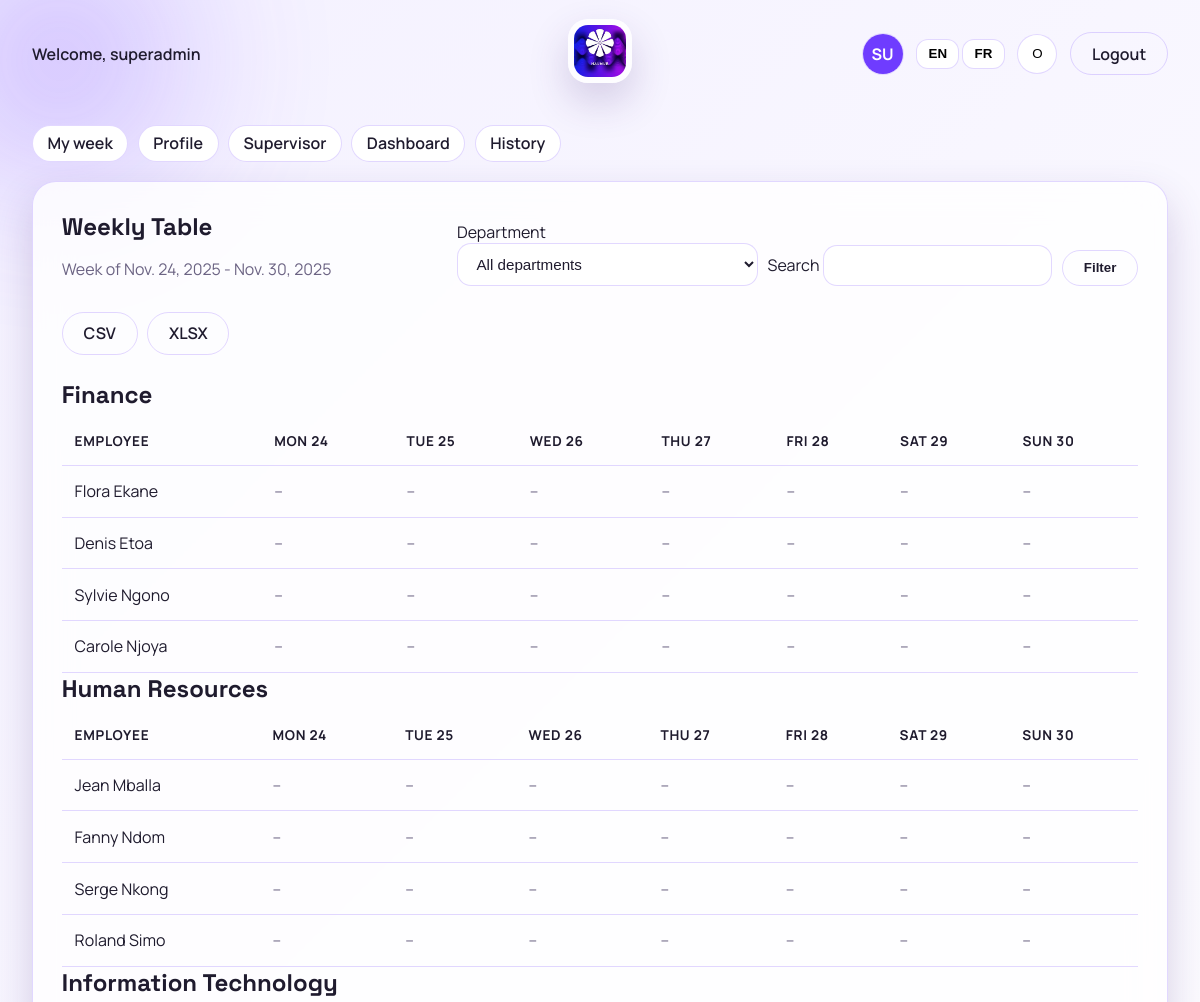
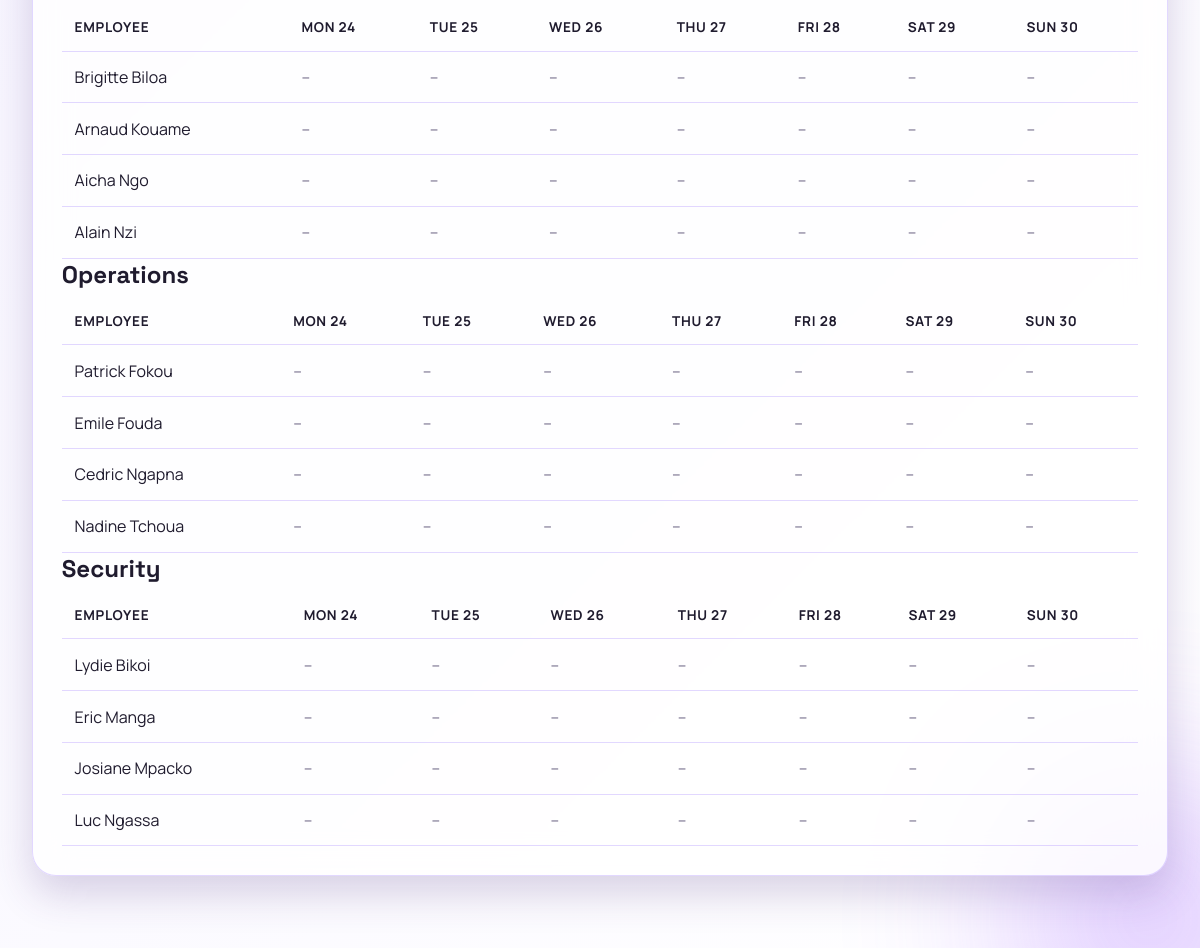
Screenshot of /history/week/2025-11-24/ (signed in) with the database file from the repository (2 pictures, top to bottom).
### attendance/models.py (models this page shows, shortened)
class User(AbstractUser):
    class Roles(models.TextChoices):
        ADMIN = "admin", _("Admin")
        SUPERVISOR = "supervisor", _("Supervisor")
        EMPLOYEE = "employee", _("Employee")
    role = models.CharField(
        max_length=20, choices=Roles.choices, default=Roles.EMPLOYEE
    )
    department = models.ForeignKey(
        Department, on_delete=models.SET_NULL, null=True, blank=True
    )
    is_intern = models.BooleanField(default=False)
    start_date = models.DateField(default=timezone.localdate)
    profile_image = models.ImageField(upload_to="profiles/", null=True, blank=True)
    @property
    def is_admin(self) -> bool:
        return self.is_superuser or self.role == self.Roles.ADMIN
    @property
    def is_supervisor(self) -> bool:
        return self.is_superuser or self.role == self.Roles.SUPERVISOR
    def initials(self) -> str:
        full_name = f"{self.first_name} {self.last_name}".strip()
        parts = [part for part in full_name.split() if part]
        if len(parts) >= 2:
            return f"{parts[0][0]}{parts[1][0]}".upper()
        if len(parts) == 1:
            return parts[0][:2].upper()
        return (self.username or "U")[:2].upper()
    def avatar_color(self) -> str:
        palette = [
            "#6F3CFF",
            "#9C5BFF",
            "#F05CFF",
            "#24B47E",
            "#FF7A59",
            "#1F8EFA",
            "#F2C94C",
            "#5E60CE",
        ]
        seed = f"{self.username}{self.first_name}{self.last_name}"
        total = sum(ord(char) for char in seed) if seed else 0
        return palette[total % len(palette)]

class Department(models.Model):
    code = models.CharField(max_length=10, unique=True)
    name = models.CharField(max_length=100)
    is_active = models.BooleanField(default=True)
    created_at = models.DateTimeField(auto_now_add=True)
    class Meta:
        ordering = ["name"]

### attendance/views.py (the view)
# urls.py: path("history/week/<str:week_start>/", views.history_week, name="history_week"),
@login_required
def history_week(request, week_start: str):
    user = request.user
    if not (user.is_admin or user.is_supervisor):
        return HttpResponseForbidden(_("Access denied."))
    week_start_date = parse_date(week_start)
    if not week_start_date:
        return HttpResponse(_("Invalid week start."), status=400)
    department_id = request.GET.get("department")
    search = request.GET.get("search")
    week_days, dept_tables = _build_week_matrix(
        week_start_date,
        department_id=department_id,
        search=search,
        include_inactive=True,
    )
    departments = Department.objects.all()
    context = {
        "week_start": week_start_date,
        "week_end": week_start_date + timedelta(days=6),
        "week_days": week_days,
        "dept_tables": dept_tables,
        "departments": departments,
        "search": search or "",
        "selected_department": department_id or "",
    }
    return render(request, "history_week.html", context)

### attendance/utils.py (called while the page is built)
def get_week_days(week_start: date) -> list[date]:
    return [week_start + timedelta(days=offset) for offset in range(7)]

def parse_date(value: Optional[str]) -> Optional[date]:
    if not value:
        return None
    try:
        return date.fromisoformat(value)
    except ValueError:
        return None

def get_client_ip(request) -> str:
    forwarded = request.META.get("HTTP_X_FORWARDED_FOR")
    if forwarded:
        return forwarded.split(",")[0].strip()
    return request.META.get("REMOTE_ADDR", "")

### templates/history_week.html (shortened to what this page needs)
{% extends "base.html" %}
{% load i18n %}
{% block content %}
  <section class="card">
    <div class="card-header">
      <div>
        <h1>{% trans "Weekly Table" %}</h1>
        <p class="muted">{% trans "Week of" %} {{ week_start }} - {{ week_end }}</p>
      </div>
      <form class="filter-form" method="get">
        <label>
          {% trans "Department" %}
          <select class="input" name="department">
            <option value="">{% trans "All departments" %}</option>
          </select>
        </label>
        <label>
          {% trans "Search" %}
          <input class="input" type="text" name="search" value="{{ search }}" />
        </label>
        <button class="btn btn-outline" type="submit">{% trans "Filter" %}</button>
      </form>
      <div class="header-actions">
        <a class="btn btn-outline" href="{% url 'history_export' week_start|date:'Y-m-d' 'csv' %}">CSV</a>
        <a class="btn btn-outline" href="{% url 'history_export' week_start|date:'Y-m-d' 'xlsx' %}">XLSX</a>
      </div>
    </div>
    {% for table in dept_tables %}
      <h2>{{ table.label }}</h2>
      <div class="table-wrap">
        <table class="data-table table-wide">
          <thead>
            <tr>
              <th>{% trans "Employee" %}</th>
              {% for day in week_days %}
                <th>{{ day|date:"D d" }}</th>
              {% endfor %}
            </tr>
          </thead>
          <tbody>
            {% for row in table.rows %}
              <tr>
                <td>{{ row.employee.get_full_name|default:row.employee.username }}</td>
                {% for cell in row.cells %}
                  <td>
                    {% if cell.arrival or cell.departure %}
                      <div class="day-cell">
                        <span class="time-range">
                          {% if cell.arrival %}{{ cell.arrival|time:"H:i" }}{% else %}--:--{% endif %}
                          -
                          {% if cell.departure %}{{ cell.departure|time:"H:i" }}{% else %}--:--{% endif %}
                        </span>
                        {% if cell.is_verified %}
                          <span class="badge success">{% trans "Verified" %}</span>
                        {% else %}
                          <span class="badge">{% trans "Pending" %}</span>
                        {% endif %}
                      </div>
                    {% else %}
                      <span class="row-muted">--</span>
                    {% endif %}
                  </td>
                {% endfor %}
              </tr>
            {% empty %}
              <tr>
                <td colspan="{{ week_days|length|add:1 }}" class="row-muted">{% trans "No employees found." %}</td>
              </tr>
            {% endfor %}
          </tbody>
        </table>
      </div>
    {% endfor %}
  </section>
{% endblock %}

### templates/base.html (shortened to what this page needs)
{% load static i18n %}
<!DOCTYPE html>
<html lang="{{ LANGUAGE_CODE }}" data-theme="light">
  <head>
    <link rel="stylesheet" href="{% static 'css/styles.css' %}" />
    <link
      rel="stylesheet"
      href="https://cdnjs.cloudflare.com/ajax/libs/font-awesome/6.5.1/css/all.min.css"
    />
  </head>
  <body>
    <div class="bg-orb orb-1"></div>
    <div class="bg-orb orb-2"></div>
    <header class="topbar">
      <div class="nav-left">
        {% if user.is_authenticated %}
          <div class="welcome">
            {% trans "Welcome" %}, {{ user.get_full_name|default:user.username }}
          </div>
        {% else %}
          <div class="welcome">{% trans "Welcome" %}</div>
        {% endif %}
      </div>
      <div class="nav-center">
        <img class="logo" src="{% static 'logo.jpg' %}" alt="Naumur logo" />
      </div>
      <div class="nav-right">
        {% if user.is_authenticated %}
          <a class="avatar-link" href="{% url 'profile' %}">
            {% if user.profile_image %}
              <img class="avatar-img" src="{{ user.profile_image.url }}" alt="{{ user.get_full_name|default:user.username }}" />
            {% else %}
              <span class="avatar-fallback" style="background: {{ user.avatar_color }};">
                {{ user.initials }}
              </span>
            {% endif %}
          </a>
        {% endif %}
        <form class="lang-switch" action="{% url 'set_language' %}" method="post">
          <button type="submit" name="language" value="en">EN</button>
          <button type="submit" name="language" value="fr">FR</button>
        </form>
        <button class="theme-toggle" type="button" data-theme-toggle>
          <span class="theme-icon" aria-hidden="true">O</span>
        </button>
        {% if user.is_authenticated %}
          <a class="btn btn-outline" href="{% url 'logout' %}">{% trans "Logout" %}</a>
        {% endif %}
      </div>
    </header>
    <main class="container">
      {% if user.is_authenticated %}
        <nav class="subnav">
          <a class="chip" href="{% url 'employee_week' %}">{% trans "My week" %}</a>
          <a class="chip" href="{% url 'profile' %}">{% trans "Profile" %}</a>
          {% if user.is_supervisor %}
            <a class="chip" href="{% url 'supervisor_verify' %}">{% trans "Supervisor" %}</a>
          {% endif %}
          {% if user.is_admin %}
            <a class="chip" href="{% url 'admin_dashboard' %}">{% trans "Dashboard" %}</a>
          {% endif %}
          {% if user.is_supervisor or user.is_admin %}
            <a class="chip" href="{% url 'history' %}">{% trans "History" %}</a>
          {% endif %}
        </nav>
      {% endif %}
      {% block content %}{% endblock %}
    </main>
  </body>
</html>

### static/css/styles.css (style rules this page uses)
:root { --bg: #f4f1ff; --bg-alt: #ffffff; --card: rgba(255, 255, 255, 0.8); --text: #1f1b2e; --muted: #6b6383; --accent: #6f3cff; --accent-2: #9c5bff; --border: rgba(111, 60, 255, 0.2); --shadow: 0 18px 40px rgba(68, 41, 124, 0.2); --success: #24b47e; }
* { box-sizing: border-box; }
body { margin: 0; font-family: "Manrope", sans-serif; color: var(--text); background: linear-gradient(135deg, var(--bg), var(--bg-alt)); min-height: 100vh; overflow-x: hidden; }
h1, h2, h3 { font-family: "Space Grotesk", sans-serif; margin: 0 0 0.5rem; }
.bg-orb { position: fixed; border-radius: 50%; filter: blur(80px); opacity: 0.45; z-index: -1; }
.orb-1 { width: 360px; height: 360px; background: radial-gradient(circle, var(--accent), transparent 65%); top: -120px; left: -120px; }
.orb-2 { width: 420px; height: 420px; background: radial-gradient(circle, var(--accent-2), transparent 70%); bottom: -180px; right: -160px; }
.topbar { display: grid; grid-template-columns: 1fr auto 1fr; align-items: center; padding: 1.2rem 2rem 0.8rem; }
.nav-left, .nav-right { display: flex; align-items: center; gap: 0.8rem; }
.nav-right { justify-content: flex-end; }
.avatar-link { display: inline-flex; align-items: center; justify-content: center; width: 42px; height: 42px; border-radius: 50%; background: var(--bg-alt); border: 1px solid var(--border); text-decoration: none; }
.avatar-fallback { width: 100%; height: 100%; border-radius: 50%; display: inline-flex; align-items: center; justify-content: center; color: #fff; font-weight: 700; }
.welcome { font-weight: 600; }
.logo { width: 64px; height: 64px; border-radius: 20px; padding: 6px; background: var(--card); box-shadow: var(--shadow); }
.container { max-width: 1200px; margin: 0 auto; padding: 1.5rem 2rem 3rem; animation: fadeUp 0.7s ease; }
.subnav { display: flex; flex-wrap: wrap; gap: 0.6rem; margin-bottom: 1.2rem; }
.chip { display: inline-flex; padding: 0.4rem 0.9rem; border-radius: 999px; border: 1px solid var(--border); text-decoration: none; color: var(--text); background: var(--bg-alt); font-weight: 600; }
.card { background: var(--card); border: 1px solid var(--border); border-radius: 24px; padding: 1.8rem; margin-bottom: 1.5rem; box-shadow: var(--shadow); backdrop-filter: blur(18px); }
.card-header { display: flex; flex-wrap: wrap; align-items: center; justify-content: space-between; gap: 1rem; margin-bottom: 1.5rem; }
.header-actions { display: flex; gap: 0.6rem; flex-wrap: wrap; }
.muted { color: var(--muted); }
.input, input[type="date"], input[type="time"] { padding: 0.7rem 0.9rem; border-radius: 14px; border: 1px solid var(--border); background: var(--bg-alt); color: var(--text); font-size: 0.95rem; }
select.input, textarea.input, input[type="file"].input { width: 100%; }
.btn { display: inline-flex; align-items: center; gap: 0.4rem; padding: 0.6rem 1.3rem; border-radius: 999px; border: 1px solid var(--border); text-decoration: none; font-weight: 600; cursor: pointer; transition: transform 0.2s ease, box-shadow 0.2s ease; }
.btn-outline { background: transparent; color: var(--text); }
.theme-toggle { width: 40px; height: 40px; border-radius: 50%; border: 1px solid var(--border); background: var(--bg-alt); cursor: pointer; }
.lang-switch button { border: 1px solid var(--border); background: var(--bg-alt); padding: 0.4rem 0.7rem; border-radius: 12px; cursor: pointer; font-weight: 600; }
.data-table { width: 100%; border-collapse: collapse; }
.data-table th, .data-table td { padding: 0.9rem 0.8rem; text-align: left; border-bottom: 1px solid var(--border); }
.data-table th { font-size: 0.85rem; text-transform: uppercase; letter-spacing: 0.05em; }
.row-muted { color: var(--muted); }
.table-wrap { overflow-x: auto; }
.table-wide th, .table-wide td { white-space: nowrap; }
.filter-form { display: flex; flex-wrap: wrap; gap: 0.6rem; align-items: flex-end; }

### rows the page displays
User: get_full_name "superadmin", initials "SU"
Department: label "Finance", week_days "MON 24" "TUE 25" "WED 26" "THU 27" "FRI 28" "SAT 29" "SUN 30"
User: employee.get_full_name "Flora Ekane"
User: employee.get_full_name "Denis Etoa"
User: employee.get_full_name "Sylvie Ngono"
User: employee.get_full_name "Carole Njoya"
Department: label "Human Resources", week_days "MON 24" "TUE 25" "WED 26" "THU 27" "FRI 28" "SAT 29" "SUN 30"
User: employee.get_full_name "Jean Mballa"
User: employee.get_full_name "Fanny Ndom"
User: employee.get_full_name "Serge Nkong"
User: employee.get_full_name "Roland Simo"
Department: label "Information Technology", week_days "MON 24" "TUE 25" "WED 26" "THU 27" "FRI 28" "SAT 29" "SUN 30"
User: employee.get_full_name "Brigitte Biloa"
User: employee.get_full_name "Arnaud Kouame"
User: employee.get_full_name "Aicha Ngo"
User: employee.get_full_name "Alain Nzi"
Department: label "Operations", week_days "MON 24" "TUE 25" "WED 26" "THU 27" "FRI 28" "SAT 29" "SUN 30"
User: employee.get_full_name "Patrick Fokou"
User: employee.get_full_name "Emile Fouda"
User: employee.get_full_name "Cedric Ngapna"
User: employee.get_full_name "Nadine Tchoua"
Department: label "Security", week_days "MON 24" "TUE 25" "WED 26" "THU 27" "FRI 28" "SAT 29" "SUN 30"
User: employee.get_full_name "Lydie Bikoi"
User: employee.get_full_name "Eric Manga"
User: employee.get_full_name "Josiane Mpacko"
User: employee.get_full_name "Luc Ngassa"

### other values shown
{{ week_start }} "Nov. 24, 2025"
{{ week_end }} "Nov. 30, 2025"
